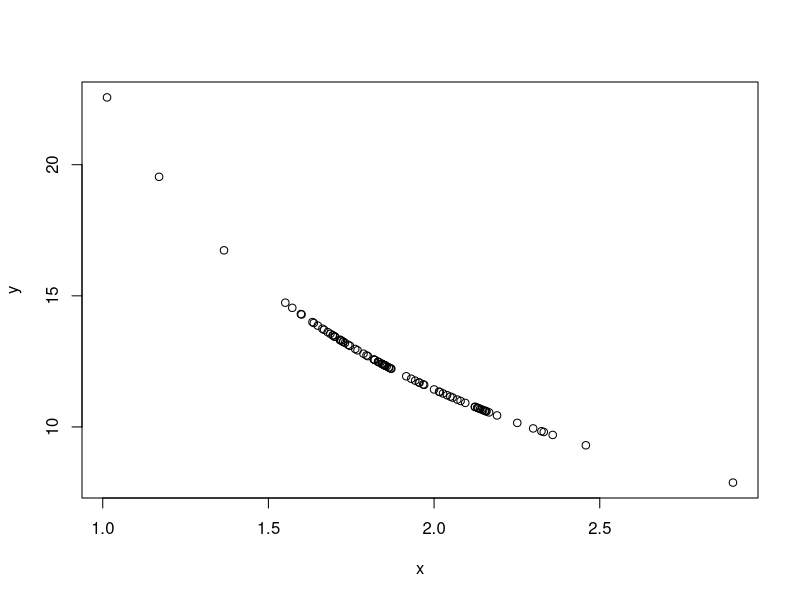

Write R code to recreate this figure. (Note: this script raises an error after producing the figure.)
## ---- chunk 1
# install.packages("readxl")
library(readxl)

## ---- chunk 2
datos <- read_excel("Metro.xlsx")
## ---- chunk 3
x <- c(datos$`Tiempo V1` , datos$`Tiempo V2` , datos$`Tiempo V3`)
y <- c(datos$`Velocidad V1` , datos$`Velocidad V2` , datos$`Velocidad V3`)

datos <- data.frame(x=x,y=y)
## ---- chunk 4
plot(x , y)
## ---- chunk 5
install.packages("minpack.lm")
## ---- chunk 6
# Cargar la biblioteca minpack.lm
library(minpack.lm)


# Función de modelo
modelo <- function(x, p, c) {
  return(x^p + c)
}

# Estimar valores iniciales utilizando nlsLM
ajuste_inicial <- nlsLM(y ~ modelo(x, p, c), start = list(p = , c = 4))

# Obtener los valores iniciales estimados
valores_iniciales_estimados <- coef(ajuste_inicial)
print(valores_iniciales_estimados)

# Ajustar el modelo final con los valores iniciales estimados
ajuste_final <- nlsLM(y ~ modelo(x, p, c), start = valores_iniciales_estimados)

## ---- chunk 7
# MODELO AJUSTE DE CURVA y(teta) = X^teta + ei

m1 <- nls(y ~ (x-a)^p + c,start = list(a=0.8,p = -1, c = 9 ))

## ---- chunk 8
summary(m1)
## ---- chunk 9
teta <- coefficients(m1)
## ---- chunk 10
plot(x,y)
points(x,(x^(-2.334684) + 12.074184 ),type="l",col="red")

## ---- chunk 11
plot(x,y)
points(x,(x^(-2.334684) + 11 ),type="l",col="red")

## ---- chunk 12
